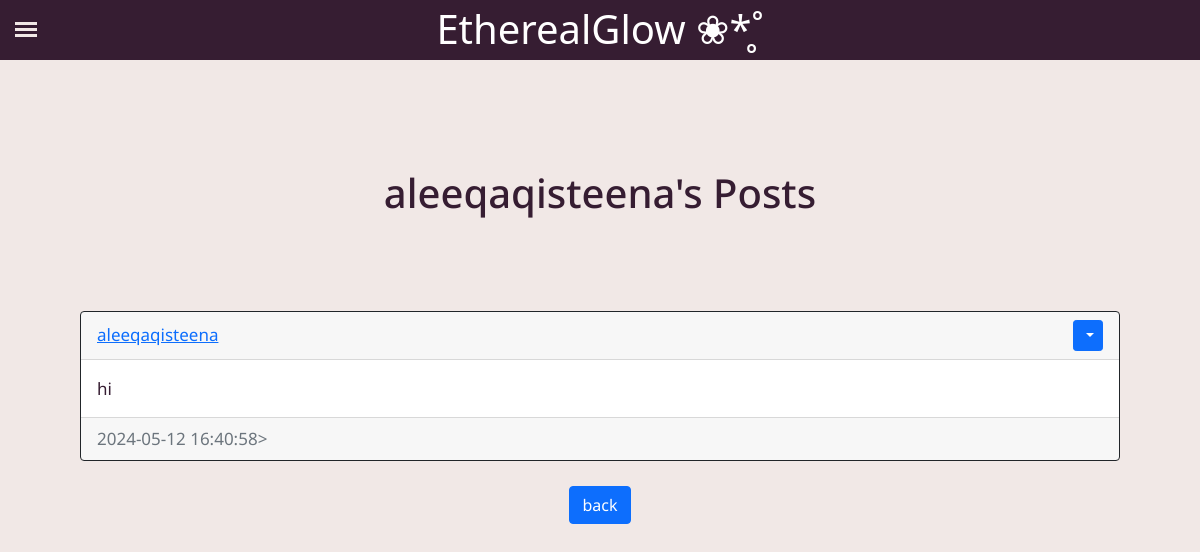
Before: /posts/aleeqaqisteena (signed in) with the older database file.
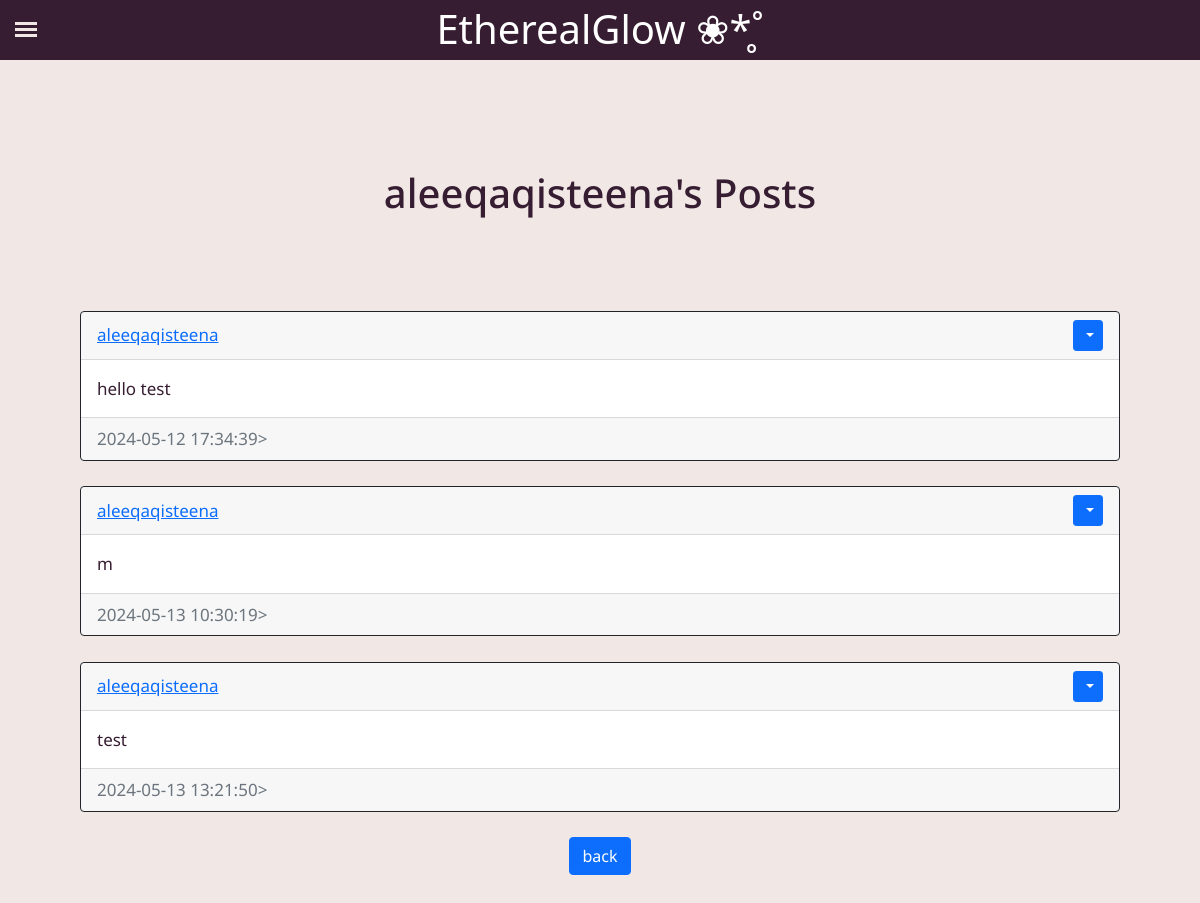
After: the same page with the newer database file.
### website/models.py (models this page shows)
class User(db.Model, UserMixin):
    id = db.Column(db.Integer, primary_key=True)
    email = db.Column(db.String(150), unique=True)
    username = db.Column(db.String(150), unique=True)
    password = db.Column(db.String(150))
    date_created = db.Column(db.DateTime(timezone=True), default=func.now())
    posts = db.relationship('Post', backref='user', passive_deletes=True)
    feedbacks = db.relationship('Feedback', backref='author', passive_deletes=True)

class Post(db.Model):
    id = db.Column(db.Integer, primary_key=True)
    text = db.Column(db.Text, nullable=False)
    date_created = db.Column(db.DateTime(timezone=True), default=func.now())
    author = db.Column(db.Integer, db.ForeignKey('user.id', ondelete="CASCADE"), nullable=False)

### website/views.py (the view)
@views.route("/posts/<username>")
@login_required
def posts(username) :
    user = User.query.filter_by(username=username).first()
    if not user :
        flash ("User is not exist.", category="error")
        return redirect(url_for('views.blog'))
    posts = Post.query.filter_by(author=user.id).all()
    return render_template("posts.html", user=current_user, posts=posts, username=username)

### website/__init__.py (called while the page is built)
def create_app():
    app = Flask(__name__)
    app.config['SECRET_KEY'] = "helloworld"
    app.config['SQLALCHEMY_TRACK_MODIFICATIONS'] = False
    app.config['SQLALCHEMY_DATABASE_URI'] = f'sqlite:///{DB_NAME}'
    app.config['UPLOAD_FOLDER'] = 'C:\\Users\\12211\\Documents\\Mini It Project\\EtherealGlow\\website\\static\\uploads'
    db.init_app(app)
    bcrypt.init_app(app)
    from website.views import views
    from website.auth import auth
    app.register_blueprint(views, url_prefix="/")
    app.register_blueprint(auth, url_prefix="/")
    from website.models import User, Post, Feedback
    create_database(app)
    login_manager = LoginManager()
    login_manager.login_view = "auth.login"
    login_manager.init_app(app)
    @login_manager.user_loader
    def load_user(id):
        return User.query.get(int(id))
    return app

### website/templates/posts.html (shortened to what this page needs)
{% extends "posts_div.html" %}
{% block header %}
{{username}}'s Posts
{% endblock %}
{% block footer %}
<div align="center">
    <a href="/Blog"><button type="button" class="btn btn-primary btn">back</button></a>
</div>
{% endblock %}

### website/templates/posts_div.html (shortened to what this page needs)
{% extends "base.html"  %}
{%  block  content %}
<h1 class="title" align="center">{% block header %}Posts{% endblock %}</h1>
<br />
<div id="posts">
    {% for post in posts %}
        <div class="card border-dark">
            <div
             class="card-header d-flex justify-content-between align-items-center ">
            <a href="/posts/{{post.user.username}}">{{post.user.username}}</a>
            {%if user.id == post.author%}
            <div class="btn-group">
                <button type="button" class="btn btn-sm btn-primary dropdown-toggle" data-bs-toggle="dropdown">
                </button>
            {%endif%}
            </div>
            </div>
        <div class="card-body">
            <div class="card-text">{{post.text}}</div>
        </div>
        <div class="card-footer text-muted">{{post.date_created}}></div>
        </div>
    <br />
    {%endfor %}
</div>
{% block footer %}{% endblock %}
{% endblock %}

### website/templates/base.html (shortened to what this page needs)
<!DOCTYPE html>
<html>
    <head>
        <link
      href="https://cdn.jsdelivr.net/npm/bootstrap@5.0.2/dist/css/bootstrap.min.css"
      rel="stylesheet"
    />
    <link rel="stylesheet" type="text/css" href="/static/styles.css">
    </head>
    <body>
        <div class="header"><h1>EtherealGlow ❀*̥˚</h1></div>
        <label for="toggle-Sidebar" class="toggle-icon">
            <div class="bar-top"></div>
            <div class="bar-center"></div>
            <div class="bar-bottom"></div>
        </label>
        <div class="content">
            {% block content%} {% endblock %}
        </div>
    </body>
</html>

### website/static/styles.css (style rules this page uses)
* { margin: 0; padding: 0; box-sizing: border-box; }
.header { background: #361d32; width: 100%; height: 60px; position: fixed; top: 0; left: 0; z-index: 1; }
h1 { text-align: center; color: white; margin-top: 5px; }
body { background: #f1e8e6; color: #f1e8e6; }
.title { text-align: center; padding-bottom: 60px; padding-top: 20px; color: #361d32; font-size: 40px; }
.content { color: #361d32; font-family:"Noto Sans", serif; text-align: justify; width: 100%; height: 100%; float: left; padding: 80px; font-size: 17px; }
.toggle-icon div { background: #f1e8e6; width: 100%; height: 3px; transition: all 0.3s }
.toggle-icon { position: absolute; top: 22px; left: 15px; width: 22px; height: 22px; z-index: 9999; cursor: pointer; transition: all 0.3s; position: fixed; }
.bar-center { margin: 3px 0; }

Changed rows visible on the page:
changed Post: text "hi" → "hello test"; date_created "2024-05-12 16:40:58" → "2024-05-12 17:34:39"
added Post: user.username "aleeqaqisteena", text "m", date_created "2024-05-13 10:30:19"
added Post: user.username "aleeqaqisteena", text "test", date_created "2024-05-13 13:21:50"
